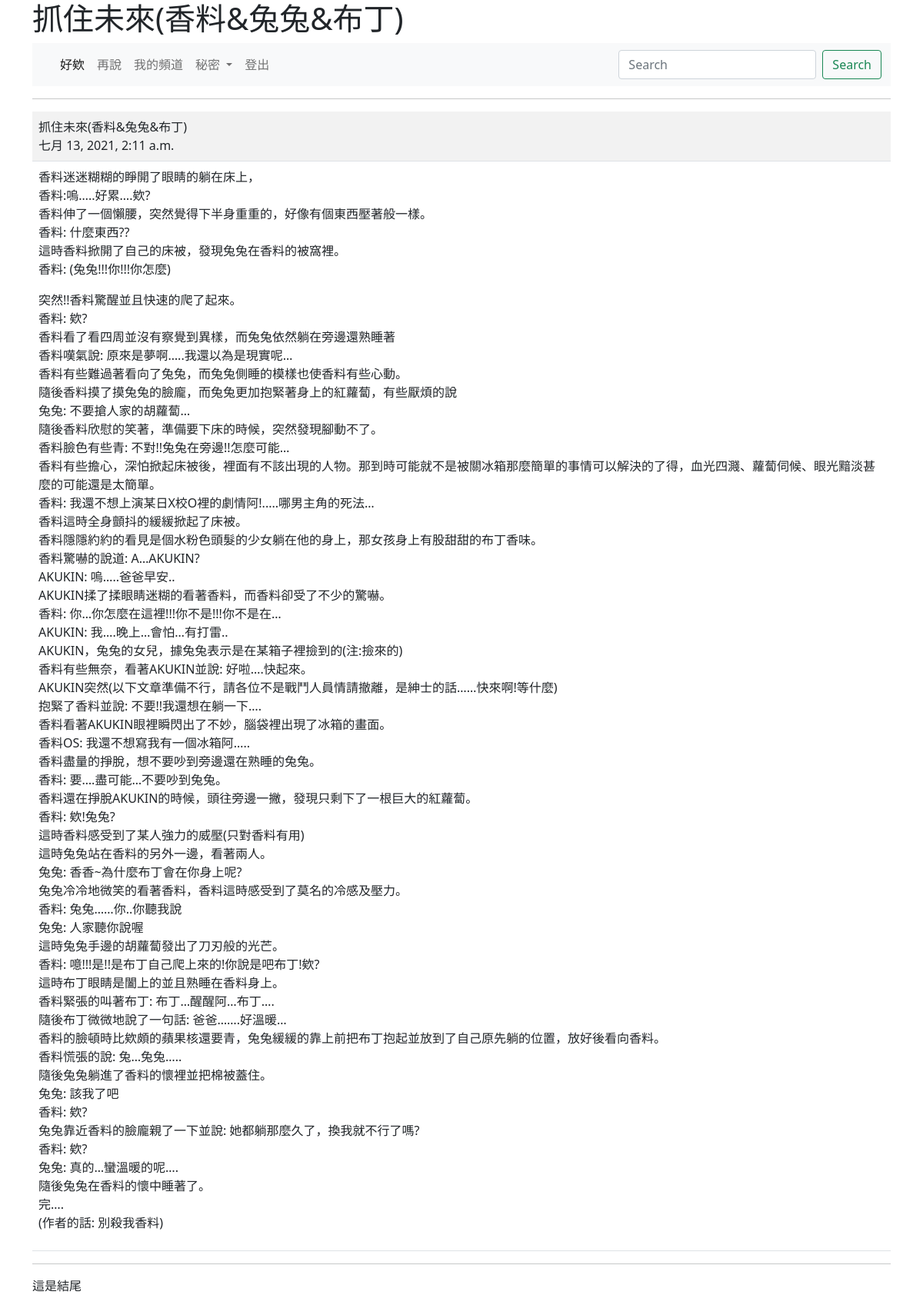
The app's page /show/7/ (signed in) with its own data.
### mysite/models.py (models this page shows, shortened)
class Post(models.Model):
    title = models.CharField(max_length=200)
    content = models.TextField()
    pub_date = models.DateTimeField(default=timezone.now)
    class Meta:
        ordering = ('-pub_date',)

### mysite/views.py (the view)
# urls.py: path('show/<int:id>/',views.show),
@login_required(login_url="/admin/login/")
def show(request,id):
    try:
        post = Post.objects.get(id=id)
    except:
        return redirect("/news/")
    return render(request ,"show.html",locals())

### templates/show.html (shortened to what this page needs)
{% extends "base.html" %}
{% block main %}
	<hr>
    <table  class="table table-striped">
        <tr><td>
            {{post.title}}<br>
            {{post.pub_date}}
        </td>
     </tr>
     <tr><td>
         {{post.content | linebreaks}}
     </td>
     </tr>
    </table>
{% endblock %}

### records on screen
Post: title "抓住未來(香料&兔兔&布丁)", pub_date "七月 13, 2021, 2:11 a.m.", content "香料迷迷糊糊的睜開了眼睛的躺在床上， 香料:嗚…..好累….欸? 香料伸了一個懶腰，突然覺得下半身重重的，好像有個東西壓著般一樣。 香料: 什麼東西?? 這時香料掀開了自己的床被，發現兔兔在香料的被窩裡。 香料: (兔兔!!!你!!!你怎麼) 突然!!香料驚醒並且快速的爬了起來。 香料: 欸? 香料看了看四周並沒有察覺到異樣，而兔兔依然躺在旁邊還熟睡著 香料嘆氣說: 原來是夢啊…..我還以為是現實呢… 香料有些難過著看向了兔兔，而兔兔側睡的模樣也使香料有些心動。 隨後香料摸了摸兔兔的臉龐，而兔兔更加抱緊著身上的紅蘿蔔，有些厭煩的說 兔兔: 不要搶人家的胡蘿蔔… 隨後香料欣慰的笑著，準備要下床的時候，突然發現腳動不了。 香料臉色有些青: 不對!!兔兔在旁邊!!怎麼可能… 香料有些擔心，深怕掀起床被後，裡面有不該出現的人物。那到時可能就不是被關冰箱那麼簡單的事情可以解決的了得，血光四濺、蘿蔔伺候、眼光黯淡甚麼的可能還是太簡單。 香料: 我還不想上演某日X校O裡的劇情阿!.....哪男主角的死法… 香料這時全身顫抖的緩緩掀起了床被。 香料隱隱約約的看見是個水粉色頭髮的少女躺在他的身上，那女孩身上有股甜甜的布丁香味。 香料驚嚇的說道: A…AKUKIN? AKUKIN: 嗚…..爸爸早安.. AKUKIN揉了揉眼睛迷糊的看著香料，而香料卻受了不少的驚嚇。 香料: 你…你怎麼在這裡!!!你不是!!!你不是在… AKUKIN: 我….晚上…會怕…有打雷.. AKUKIN，兔兔的女兒，據兔兔表示是在某箱子裡撿到的(注:撿來的) 香料有些無奈，看著AKUKIN並說: 好啦….快起來。…"
